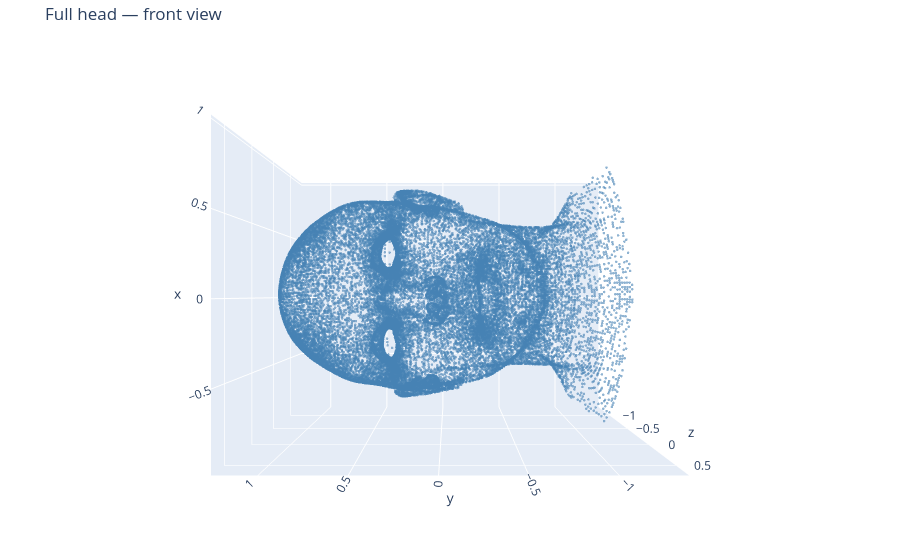
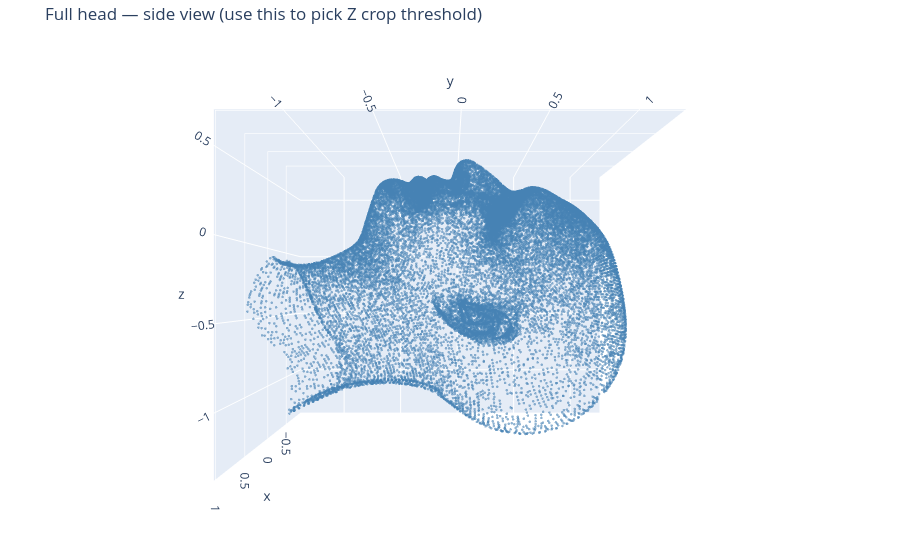
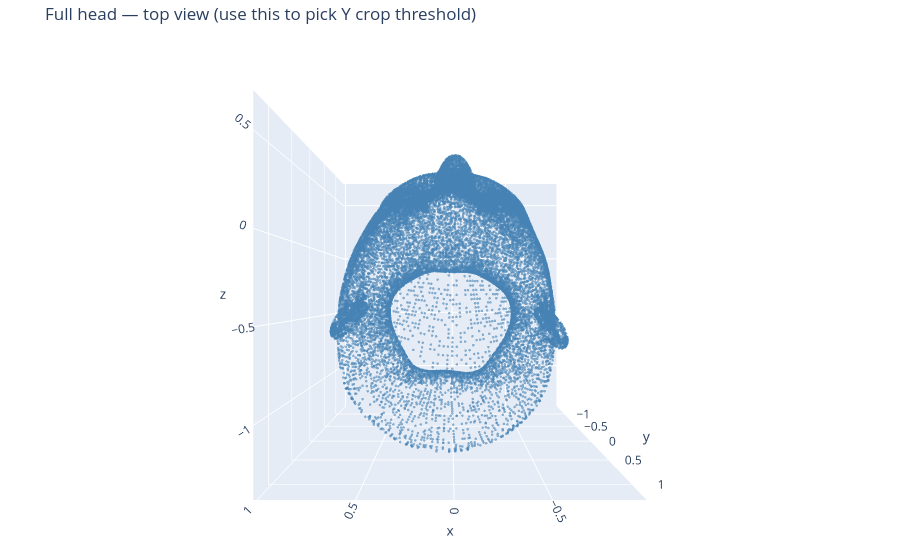

Here is the notebook cell these charts were saved with, in order:
### Code cell
# ── Visualize full head from three viewpoints ─────────────────────────────────
def pcd_trace(pts, color, name, size=1.5, opacity=0.6):
    return go.Scatter3d(
        x=pts[:, 0], y=pts[:, 1], z=pts[:, 2],
        mode='markers',
        marker=dict(size=size, color=color, opacity=opacity),
        name=name,
    )

def show_cloud(traces, title, camera=None):
    fig = go.Figure(data=traces)
    fig.update_layout(
        title=title, height=550,
        scene=dict(aspectmode='data', camera=camera or {}),
        legend=dict(itemsizing='constant'),
        margin=dict(l=0, r=0, b=0, t=40),
    )
    fig.show()

# Subsample for speed if the mesh is dense
MAX_VIZ = 30_000
idx_viz = np.random.choice(len(pts), min(MAX_VIZ, len(pts)), replace=False)
pts_viz = pts[idx_viz]

# Front view (looking down -Z)
show_cloud([pcd_trace(pts_viz, 'steelblue', 'full head')],
           'Full head — front view',
           camera=dict(eye=dict(x=0, y=0, z=2)))

# Side view (looking down -X)
show_cloud([pcd_trace(pts_viz, 'steelblue', 'full head')],
           'Full head — side view (use this to pick Z crop threshold)',
           camera=dict(eye=dict(x=2, y=0, z=0)))

# Top view (looking down -Y)
show_cloud([pcd_trace(pts_viz, 'steelblue', 'full head')],
           'Full head — top view (use this to pick Y crop threshold)',
           camera=dict(eye=dict(x=0, y=2, z=0)))

### Figure 1 — Plotly figure (JSON) as saved in the notebook; plotly's stock layout.template omitted (floating-point values rounded to 4 significant figures; data arrays with more than 128 entries replaced by an {"elided": "..."} marker saying what was removed)
{"data": [{"marker": {"color": "steelblue", "opacity": 0.6, "size": 1.5}, "mode": "markers", "name": "full head", "type": "scatter3d", "x": {"elided": "30000 float values"}, "y": {"elided": "30000 float values"}, "z": {"elided": "30000 float values"}}], "layout": {"height": 550, "legend": {"itemsizing": "constant"}, "margin": {"b": 0, "l": 0, "r": 0, "t": 40}, "scene": {"aspectmode": "data", "camera": {"eye": {"x": 0, "y": 0, "z": 2}}}, "title": {"text": "Full head — front view"}}}

### Figure 2 — Plotly figure (JSON) as saved in the notebook; plotly's stock layout.template omitted (floating-point values rounded to 4 significant figures; data arrays with more than 128 entries replaced by an {"elided": "..."} marker saying what was removed)
{"data": [{"marker": {"color": "steelblue", "opacity": 0.6, "size": 1.5}, "mode": "markers", "name": "full head", "type": "scatter3d", "x": {"elided": "30000 float values"}, "y": {"elided": "30000 float values"}, "z": {"elided": "30000 float values"}}], "layout": {"height": 550, "legend": {"itemsizing": "constant"}, "margin": {"b": 0, "l": 0, "r": 0, "t": 40}, "scene": {"aspectmode": "data", "camera": {"eye": {"x": 2, "y": 0, "z": 0}}}, "title": {"text": "Full head — side view (use this to pick Z crop threshold)"}}}

### Figure 3 — Plotly figure (JSON) as saved in the notebook; plotly's stock layout.template omitted (floating-point values rounded to 4 significant figures; data arrays with more than 128 entries replaced by an {"elided": "..."} marker saying what was removed)
{"data": [{"marker": {"color": "steelblue", "opacity": 0.6, "size": 1.5}, "mode": "markers", "name": "full head", "type": "scatter3d", "x": {"elided": "30000 float values"}, "y": {"elided": "30000 float values"}, "z": {"elided": "30000 float values"}}], "layout": {"height": 550, "legend": {"itemsizing": "constant"}, "margin": {"b": 0, "l": 0, "r": 0, "t": 40}, "scene": {"aspectmode": "data", "camera": {"eye": {"x": 0, "y": 2, "z": 0}}}, "title": {"text": "Full head — top view (use this to pick Y crop threshold)"}}}
